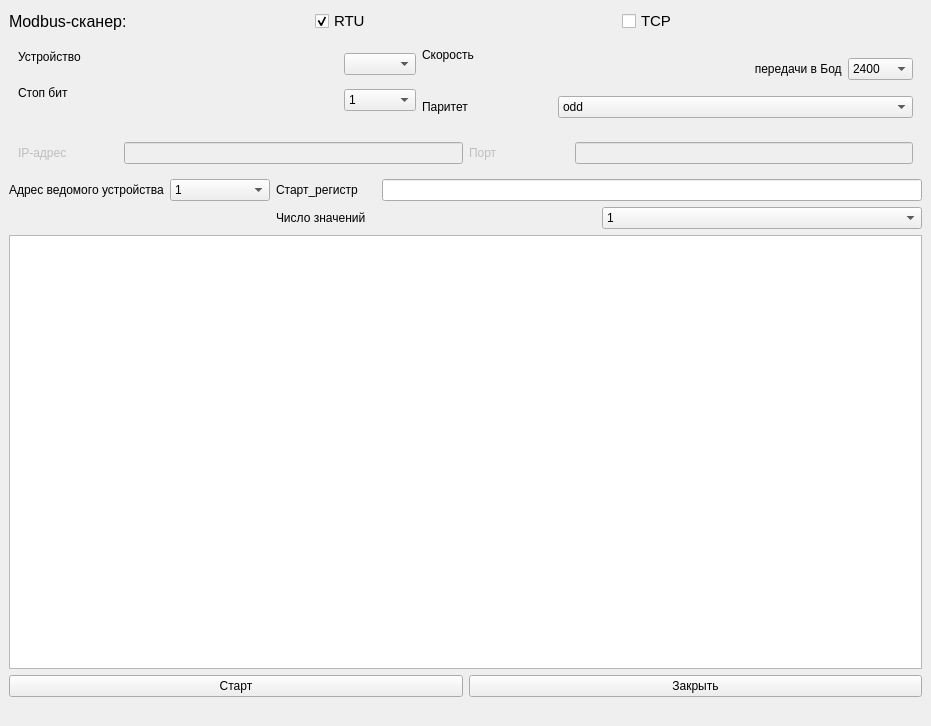
<?xml version="1.0" encoding="UTF-8"?>
<ui version="4.0">
 <class>MainWindow</class>
 <widget class="QMainWindow" name="MainWindow">
  <property name="enabled">
   <bool>true</bool>
  </property>
  <property name="geometry">
   <rect>
    <x>0</x>
    <y>0</y>
    <width>909</width>
    <height>726</height>
   </rect>
  </property>
  <property name="windowTitle">
   <string>MainWindow</string>
  </property>
  <widget class="QWidget" name="centralwidget">
   <layout class="QVBoxLayout" name="verticalLayout_6">
    <item>
     <layout class="QVBoxLayout" name="verticalLayout_5">
      <item>
       <layout class="QHBoxLayout" name="horizontalLayout">
        <item>
         <widget class="QLabel" name="label">
          <property name="font">
           <font>
            <pointsize>12</pointsize>
           </font>
          </property>
          <property name="text">
           <string>Modbus-сканер:</string>
          </property>
         </widget>
        </item>
        <item>
         <widget class="QCheckBox" name="RTU_checkBox">
          <property name="font">
           <font>
            <pointsize>11</pointsize>
           </font>
          </property>
          <property name="text">
           <string>RTU</string>
          </property>
          <property name="checked">
           <bool>true</bool>
          </property>
          <property name="tristate">
           <bool>false</bool>
          </property>
         </widget>
        </item>
        <item>
         <widget class="QCheckBox" name="TCP_checkBox">
          <property name="font">
           <font>
            <pointsize>11</pointsize>
           </font>
          </property>
          <property name="text">
           <string>TCP</string>
          </property>
         </widget>
        </item>
       </layout>
      </item>
      <item>
       <layout class="QVBoxLayout" name="verticalLayout_3">
        <item>
         <widget class="QWidget" name="widget111" native="true">
          <property name="enabled">
           <bool>true</bool>
          </property>
          <layout class="QGridLayout" name="gridLayout">
           <item row="0" column="0">
            <layout class="QHBoxLayout" name="horizontalLayout_7">
             <item>
              <layout class="QVBoxLayout" name="verticalLayout">
               <item>
                <layout class="QHBoxLayout" name="horizontalLayout_2">
                 <item>
                  <widget class="QLabel" name="label_2">
                   <property name="text">
                    <string>Устройство
                                                                                                </string>
                   </property>
                  </widget>
                 </item>
                 <item>
                  <widget class="QComboBox" name="device_comboBox"/>
                 </item>
                </layout>
               </item>
               <item>
                <layout class="QHBoxLayout" name="horizontalLayout_3">
                 <item>
                  <widget class="QLabel" name="label_3">
                   <property name="text">
                    <string>Стоп бит
                                                                                                </string>
                   </property>
                  </widget>
                 </item>
                 <item>
                  <widget class="QComboBox" name="stop_bit_comboBox">
                   <item>
                    <property name="text">
                     <string>1</string>
                    </property>
                   </item>
                   <item>
                    <property name="text">
                     <string>2</string>
                    </property>
                   </item>
                  </widget>
                 </item>
                </layout>
               </item>
              </layout>
             </item>
             <item>
              <layout class="QVBoxLayout" name="verticalLayout_2">
               <item>
                <layout class="QHBoxLayout" name="horizontalLayout_4">
                 <item>
                  <widget class="QLabel" name="label_4">
                   <property name="text">
                    <string>Скорость
                                                                                                    передачи в Бод
                                                                                                </string>
                   </property>
                  </widget>
                 </item>
                 <item>
                  <widget class="QComboBox" name="speed_comboBox">
                   <item>
                    <property name="text">
                     <string>2400</string>
                    </property>
                   </item>
                   <item>
                    <property name="text">
                     <string>4800</string>
                    </property>
                   </item>
                   <item>
                    <property name="text">
                     <string>9600</string>
                    </property>
                   </item>
                   <item>
                    <property name="text">
                     <string>14400</string>
                    </property>
                   </item>
                   <item>
                    <property name="text">
                     <string>19200</string>
                    </property>
                   </item>
                   <item>
                    <property name="text">
                     <string>38400</string>
                    </property>
                   </item>
                   <item>
                    <property name="text">
                     <string>57600</string>
                    </property>
                   </item>
                  </widget>
                 </item>
                </layout>
               </item>
               <item>
                <layout class="QHBoxLayout" name="horizontalLayout_6">
                 <item>
                  <widget class="QLabel" name="label_6">
                   <property name="text">
                    <string>Паритет</string>
                   </property>
                  </widget>
                 </item>
                 <item>
                  <widget class="QComboBox" name="parity_comboBox">
                   <item>
                    <property name="text">
                     <string>odd</string>
                    </property>
                   </item>
                   <item>
                    <property name="text">
                     <string>even
                                                                                                    </string>
                    </property>
                   </item>
                   <item>
                    <property name="text">
                     <string>none
                                                                                                    </string>
                    </property>
                   </item>
                  </widget>
                 </item>
                </layout>
               </item>
              </layout>
             </item>
            </layout>
           </item>
          </layout>
         </widget>
        </item>
        <item>
         <widget class="QWidget" name="widget222" native="true">
          <property name="enabled">
           <bool>false</bool>
          </property>
          <layout class="QHBoxLayout" name="horizontalLayout_11">
           <item>
            <layout class="QHBoxLayout" name="horizontalLayout_10">
             <item>
              <layout class="QHBoxLayout" name="horizontalLayout_8">
               <item>
                <widget class="QLabel" name="label_7">
                 <property name="minimumSize">
                  <size>
                   <width>100</width>
                   <height>0</height>
                  </size>
                 </property>
                 <property name="text">
                  <string>IP-адрес</string>
                 </property>
                </widget>
               </item>
               <item>
                <widget class="QLineEdit" name="ip_modbus_lineEdit"/>
               </item>
              </layout>
             </item>
             <item>
              <layout class="QHBoxLayout" name="horizontalLayout_9">
               <item>
                <widget class="QLabel" name="label_8">
                 <property name="minimumSize">
                  <size>
                   <width>100</width>
                   <height>0</height>
                  </size>
                 </property>
                 <property name="text">
                  <string>Порт</string>
                 </property>
                </widget>
               </item>
               <item>
                <widget class="QLineEdit" name="port_lineEdit"/>
               </item>
              </layout>
             </item>
            </layout>
           </item>
          </layout>
         </widget>
        </item>
       </layout>
      </item>
      <item>
       <layout class="QVBoxLayout" name="verticalLayout_4">
        <item>
         <layout class="QFormLayout" name="formLayout">
          <item row="0" column="0">
           <layout class="QHBoxLayout" name="horizontalLayout_12">
            <item>
             <widget class="QLabel" name="label_9">
              <property name="minimumSize">
               <size>
                <width>100</width>
                <height>0</height>
               </size>
              </property>
              <property name="text">
               <string>Адрес ведомого устройства</string>
              </property>
             </widget>
            </item>
            <item>
             <widget class="QComboBox" name="address_device_comboBox">
              <property name="minimumSize">
               <size>
                <width>100</width>
                <height>0</height>
               </size>
              </property>
              <item>
               <property name="text">
                <string>1</string>
               </property>
              </item>
              <item>
               <property name="text">
                <string>2</string>
               </property>
              </item>
              <item>
               <property name="text">
                <string>3</string>
               </property>
              </item>
              <item>
               <property name="text">
                <string>4</string>
               </property>
              </item>
              <item>
               <property name="text">
                <string>5</string>
               </property>
              </item>
              <item>
               <property name="text">
                <string>6</string>
               </property>
              </item>
              <item>
               <property name="text">
                <string>7</string>
               </property>
              </item>
             </widget>
            </item>
           </layout>
          </item>
          <item row="0" column="1">
           <layout class="QHBoxLayout" name="horizontalLayout_13">
            <item>
             <widget class="QLabel" name="label_10">
              <property name="minimumSize">
               <size>
                <width>100</width>
                <height>0</height>
               </size>
              </property>
              <property name="text">
               <string>Старт_регистр</string>
              </property>
             </widget>
            </item>
            <item>
             <widget class="QLineEdit" name="lineEdit_3">
              <property name="minimumSize">
               <size>
                <width>100</width>
                <height>0</height>
               </size>
              </property>
             </widget>
            </item>
           </layout>
          </item>
          <item row="1" column="1">
           <layout class="QHBoxLayout" name="horizontalLayout_14">
            <item>
             <widget class="QLabel" name="label_11">
              <property name="text">
               <string>Число значений</string>
              </property>
             </widget>
            </item>
            <item>
             <widget class="QComboBox" name="number_comboBox">
              <item>
               <property name="text">
                <string>1</string>
               </property>
              </item>
              <item>
               <property name="text">
                <string>2</string>
               </property>
              </item>
              <item>
               <property name="text">
                <string>3</string>
               </property>
              </item>
              <item>
               <property name="text">
                <string>4</string>
               </property>
              </item>
              <item>
               <property name="text">
                <string>5</string>
               </property>
              </item>
             </widget>
            </item>
           </layout>
          </item>
         </layout>
        </item>
        <item>
         <widget class="QTextEdit" name="textEdit"/>
        </item>
        <item>
         <layout class="QHBoxLayout" name="horizontalLayout_15">
          <item>
           <widget class="QPushButton" name="start_pushButton">
            <property name="enabled">
             <bool>true</bool>
            </property>
            <property name="text">
             <string>Старт</string>
            </property>
           </widget>
          </item>
          <item>
           <widget class="QPushButton" name="exit_pushButton">
            <property name="text">
             <string>Закрыть</string>
            </property>
           </widget>
          </item>
         </layout>
        </item>
       </layout>
      </item>
     </layout>
    </item>
    <item>
     <widget class="QLabel" name="status_label">
      <property name="text">
       <string/>
      </property>
     </widget>
    </item>
   </layout>
  </widget>
 </widget>
 <resources/>
 <connections>
  <connection>
   <sender>TCP_checkBox</sender>
   <signal>clicked()</signal>
   <receiver>RTU_checkBox</receiver>
   <slot>toggle()</slot>
   <hints>
    <hint type="sourcelabel">
     <x>578</x>
     <y>69</y>
    </hint>
    <hint type="destinationlabel">
     <x>369</x>
     <y>67</y>
    </hint>
   </hints>
  </connection>
  <connection>
   <sender>RTU_checkBox</sender>
   <signal>clicked()</signal>
   <receiver>TCP_checkBox</receiver>
   <slot>toggle()</slot>
   <hints>
    <hint type="sourcelabel">
     <x>325</x>
     <y>70</y>
    </hint>
    <hint type="destinationlabel">
     <x>507</x>
     <y>73</y>
    </hint>
   </hints>
  </connection>
 </connections>
</ui>
